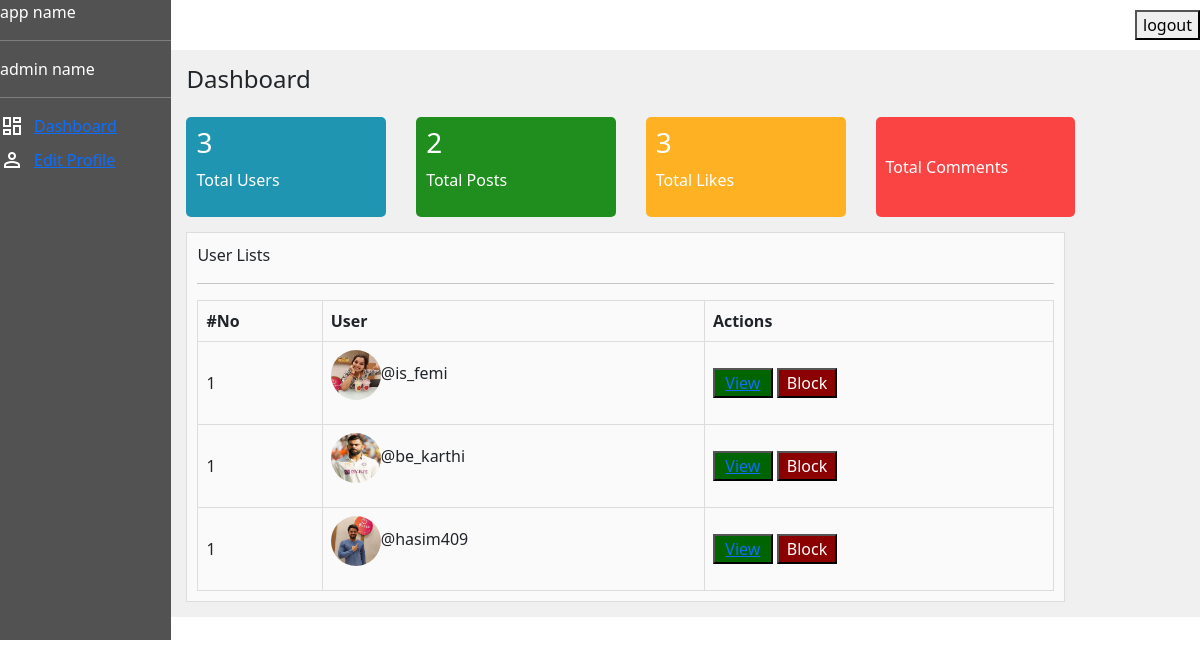
Screenshot of /admin_account/admin/ (signed in) with the database file from the repository.
### socialapp/models.py (models this page shows, shortened)
class Profile(models.Model):
    user=models.OneToOneField(User,on_delete=models.CASCADE)
    fullname=models.CharField(max_length=50,blank=True)
    bio=models.TextField(blank=True)
    location=models.CharField(max_length=50,blank=True)
    links=models.URLField(blank=True)
    profile_pic=models.ImageField(upload_to='pictures',default='blank_profile.jpg')

### adminpart/views.py (the view)
# urls.py: path('admin/',views.adminpage,name='admin'),
@login_required(login_url='signin')
@user_passes_test(is_admin)
def adminpage(request):
    posts=Post.objects.all()
    users=Profile.objects.all()
    likes=Likepost.objects.all()
    context={
        'posts':posts,'users':users,'likes':likes
    }
    return render(request,'adminphase.html',context)

### adminpart/views.py (called while the page is built)
def is_admin(user):
    return user.is_superuser

### templates/adminphase.html (shortened to what this page needs)
{% load static %}
<!DOCTYPE html>
<html lang="en">
<head>
    <link href="{% static 'css/adminphase.css' %}" rel="stylesheet">
    <link href="https://cdn.jsdelivr.net/npm/bootstrap@5.3.3/dist/css/bootstrap.min.css" rel="stylesheet">
</head>
<body>
    <div class="div1">
        <div class="div2">
            <p>app name</p>
            <hr>
            <p>admin name</p>
            <hr>
            <div class="dv">
                <div class="dv1">
                    <span class="material-symbols-outlined">
                    </span>
                    <span class="ss"><a href="{% url 'admin' %}">Dashboard</a></span>
                </div>
                <div class="dv1">
                    <span class="material-symbols-outlined">
                    </span>
                    <span><a href="">Edit Profile</a></span>
                </div>
            </div>
        </div>
        <div class="div3">
            <div class="div4"><button>logout</button></div>
            <div class="div5">
                <h4>Dashboard</h4>
                <div class="tot">
                    <div class="t1">
                        <h3>{{users| length}}</h3>
                        <p>Total Users</p>
                    </div>
                    <div class="t2">
                        <h3>{{posts| length}}</h3>
                        <p>Total Posts</p>
                    </div>
                    <div class="t3">
                        <h3>{{likes| length}}</h3>
                        <p>Total Likes</p>
                    </div>
                    <div class="t4">Total Comments</div>
                </div>
                <div class="div6">
                    <div><p>User Lists</p></div>
                    <hr>
                    <div class="div7">
                        <table id="users">
                            <tr>
                                <th>#No</th>
                                <th>User</th>
                                <th>Actions</th>
                            </tr>
                            {% for user in users %}
                            <tr>
                                <td>1</td>
                                <td class="prof">
                                    <figure><img src="/accounts/{{user.profile_pic}}" >@{{user.user}}</figure>
                                </td>
                                <td>
                                    <button class="opt1"><a href="{% url 'view' user.user %}">View</a></button>
                                    <button class="opt2">Block</button>
                                </td>
                            </tr>
                            {% endfor %}
                        </table>
                    </div>
                </div>
            </div>
        </div>
    </div>
</body>
</html>

### static/css/adminphase.css (style rules this page uses)
.div1 { display: flex; min-height: 640px; }
.div2 { width: 15%; background-color:rgba(0, 0, 0, 0.678); color: white; }
.dv { display: flex; flex-direction: column; gap: 10px; }
.dv1 { display: flex; align-items: center; gap: 10px; }
.div3 { width: 90%; }
.div4 { height: 50px; display: flex; justify-content: end; align-items: center; }
.opt1 { background-color: darkgreen; height: 30px; width: 60px; color: white; }
.opt2 { background-color:darkred; height: 30px; width: 60px; color: white; }
.div5 { background-color: rgba(128, 128, 128, 0.116); padding: 15px; display: flex; flex-direction: column; gap: 15px; }
.tot { display: flex; gap: 30px; }
.t1,.t2,.t3,.t4 { width: 20%; height: 100px; color:white ; border-radius: 5px; display: flex; flex-direction: column; justify-content: center; padding-left: 10px; }
.t1 { background-color: rgb(32, 149, 178); }
.t2 { background-color: rgba(0, 128, 0, 0.87) }
.t3 { background-color:rgba(255, 166, 0, 0.856); }
.t4 { background-color: rgba(255, 0, 0, 0.712); }
table { width:100%; border-collapse: collapse; }
#users td, #users th { border: 1px solid #ddd; padding: 8px; }
img { width: 50px; height: 50px; border-radius: 50%; }
.div6 { border: 1px solid #ddd; background-color: rgba(255, 255, 255, 0.678); padding: 10px; width: 88%; }

### rows the page displays
Profile: profile_pic (picture), user "is_femi"
Profile: profile_pic (picture), user "be_karthi"
Profile: profile_pic (picture), user "hasim409"

### other values shown
{{ users| length }} "3"
{{ posts| length }} "2"
{{ likes| length }} "3"
